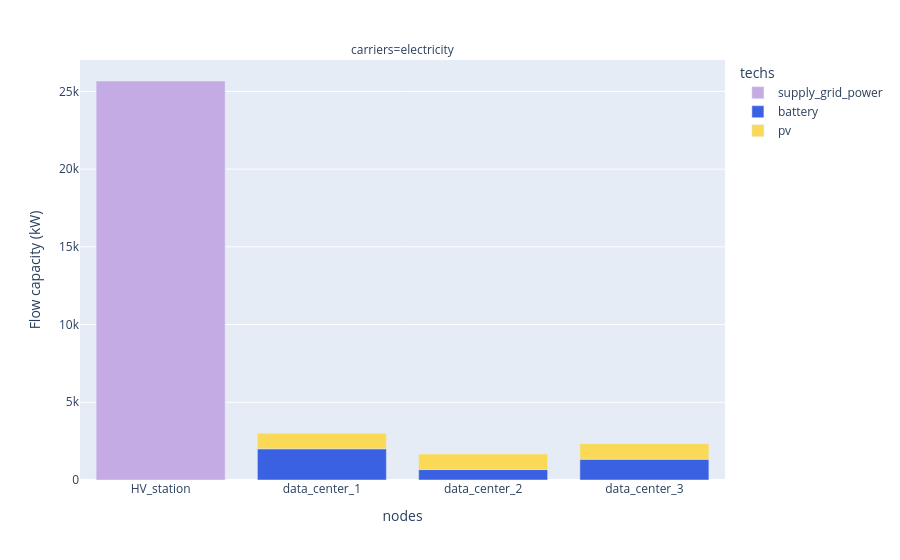

The code cell stored with this chart in its notebook:
### Code cell
df_capacity = (
    model.results.flow_cap.where(
        ~model.inputs.base_tech.str.contains("demand|transmission")
    )
    .to_series()
    .where(lambda x: x != 0)
    .dropna()
    .to_frame("Flow capacity (kW)")
    .reset_index()
)

print(df_capacity.head())

fig = px.bar(
    df_capacity,
    x="nodes",
    y="Flow capacity (kW)",
    color="techs",
    facet_col="carriers",
    color_discrete_map=colors,
)
fig.show()

### Figure 1 — Plotly figure (JSON) as saved in the notebook; plotly's stock layout.template omitted (floating-point values rounded to 4 significant figures)
{"data": [{"hovertemplate": "techs=supply_grid_power<br>carriers=electricity<br>nodes=%{x}<br>Flow capacity (kW)=%{y}<extra></extra>", "legendgroup": "supply_grid_power", "marker": {"color": "#C5ABE3", "pattern": {"shape": ""}}, "name": "supply_grid_power", "orientation": "v", "showlegend": true, "textposition": "auto", "type": "bar", "x": ["HV_station"], "xaxis": "x", "y": [25670.0], "yaxis": "y"}, {"hovertemplate": "techs=battery<br>carriers=electricity<br>nodes=%{x}<br>Flow capacity (kW)=%{y}<extra></extra>", "legendgroup": "battery", "marker": {"color": "#3B61E3", "pattern": {"shape": ""}}, "name": "battery", "orientation": "v", "showlegend": true, "textposition": "auto", "type": "bar", "x": ["data_center_1", "data_center_2", "data_center_3"], "xaxis": "x", "y": [2008.0, 672.8, 1339.0], "yaxis": "y"}, {"hovertemplate": "techs=pv<br>carriers=electricity<br>nodes=%{x}<br>Flow capacity (kW)=%{y}<extra></extra>", "legendgroup": "pv", "marker": {"color": "#F9D956", "pattern": {"shape": ""}}, "name": "pv", "orientation": "v", "showlegend": true, "textposition": "auto", "type": "bar", "x": ["data_center_1", "data_center_2", "data_center_3"], "xaxis": "x", "y": [1000.0, 1000.0, 1000.0], "yaxis": "y"}], "layout": {"annotations": [{"font": {}, "showarrow": false, "text": "carriers=electricity", "x": 0.5, "xanchor": "center", "xref": "paper", "y": 1, "yanchor": "bottom", "yref": "paper"}], "barmode": "relative", "legend": {"title": {"text": "techs"}, "tracegroupgap": 0}, "margin": {"t": 60}, "xaxis": {"anchor": "y", "domain": [0, 1], "title": {"text": "nodes"}}, "yaxis": {"anchor": "x", "domain": [0, 1], "title": {"text": "Flow capacity (kW)"}}}}
